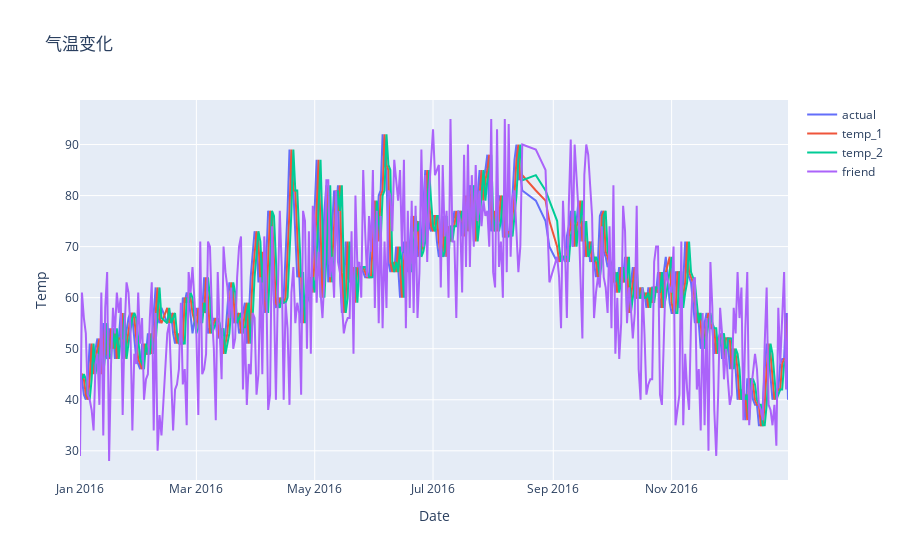

Source (notebook cell):
### Code cell
pyplt = py.offline.iplot

name = ['actual', 'temp_1', 'temp_2', 'friend']
trace1 = go.Scatter(
    x=dates,
    y=features[name[0]],
    name=name[0]
)
trace2 = go.Scatter(
    x=dates,
    y=features[name[1]],
    name=name[1]
)
trace3 = go.Scatter(
    x=dates,
    y=features[name[2]],
    name=name[2]
)
trace4 = go.Scatter(
    x=dates,
    y=features[name[3]],
    name=name[3]
)

layout = dict(
    title='气温变化',
    xaxis=dict(title='Date'),  # x轴标题
    yaxis=dict(title='Temp')  # y轴标题
)
data = [trace1, trace2, trace3, trace4]
fig = dict(data=data, layout=layout)
pyplt(fig)

### Figure 1 — Plotly figure (JSON) as saved in the notebook; plotly's stock layout.template omitted (floating-point values rounded to 4 significant figures; data arrays with more than 128 entries replaced by an {"elided": "..."} marker saying what was removed)
{"data": [{"name": "actual", "x": {"elided": "348 str values"}, "y": {"elided": "348 int values"}, "type": "scatter"}, {"name": "temp_1", "x": {"elided": "348 str values"}, "y": {"elided": "348 int values"}, "type": "scatter"}, {"name": "temp_2", "x": {"elided": "348 str values"}, "y": {"elided": "348 int values"}, "type": "scatter"}, {"name": "friend", "x": {"elided": "348 str values"}, "y": {"elided": "348 int values"}, "type": "scatter"}], "layout": {"title": {"text": "气温变化"}, "xaxis": {"title": {"text": "Date"}}, "yaxis": {"title": {"text": "Temp"}}}}
